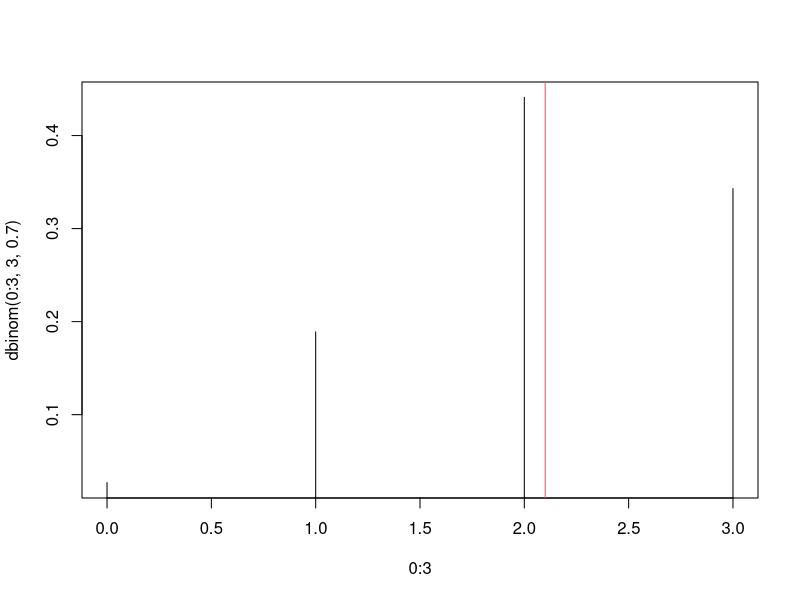

Write R code to recreate this figure.
####################
#PRACTICA DE DISTRIBUCIONES DISCRETAS 
########################################

###############################
# V.A. Binomial 
?choose #Combinaciones

fx = function (x,n,p){choose(n,x)*p^x*(1-p)^(n-x)}
#a. Probabilidad de que 2 pc de 3 en total no tengan virus, p = 0.70

fx(2,3,0.7)
#b. probabilidad que maximo 1 no tenga virus
fx(0,3,0.7)+fx(1,3,0.7)

### Funciones basicas, automaticas 

?dbinom

#a. probabilidad de que 2 PC de 3 en total no tengan virus 
dbinom(2,3,0.7)
#b. probabilidad de que 2 PC de 3 en total no tengan virus 
dbinom(0,3,0.7) + dbinom(1,3,0.7)
pbinom(1,3,0.7)


#c Media = n*p

mu = 3*0.7
mu

##########Grafico de f.d.p. binomial 
plot(0:3, dbinom(0:3,3,0.7),type = "h")
abline(v = mu, col = 2)




